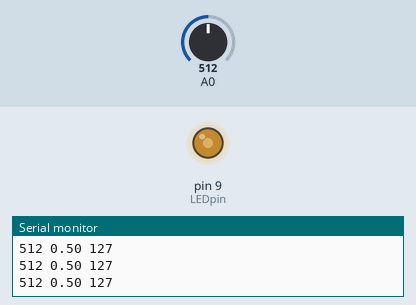
This sketch was run on a simulated Arduino Uno, built with avr-gcc and run on an emulated ATmega328P. Parts: output pins drawn as LEDs (lit = HIGH), the last lines printed to the serial monitor. Inputs (shaded band) come from the test bench; at power-on: A0 = 512.

Above: at 1.3 s.
1.4 s: A0 set to 306
At 2.4 s:
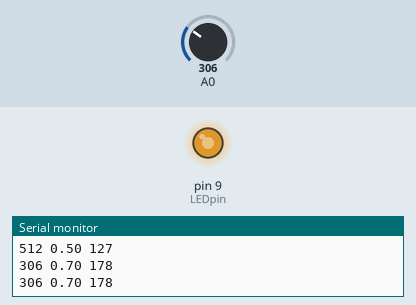
3.0 s: A0 set to 122
At 3.7 s:
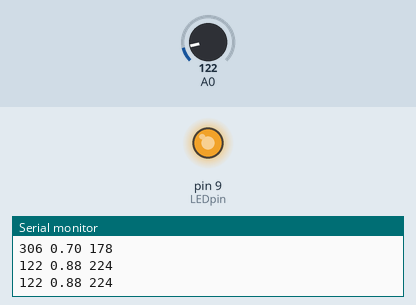
4.5 s: A0 set to 900
At 4.9 s:
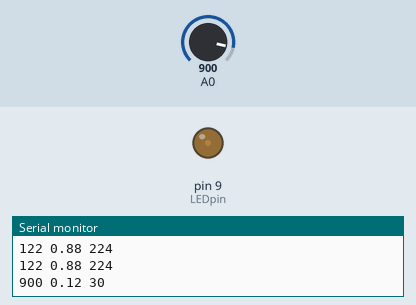
6.0 s: A0 set to 1023
At 7.2 s:
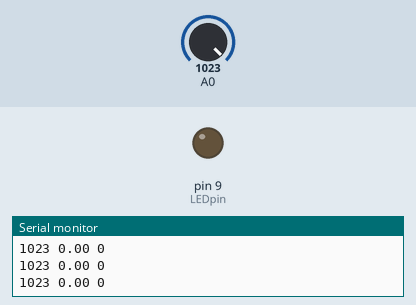
7.5 s: A0 set to 511
At 8.5 s:
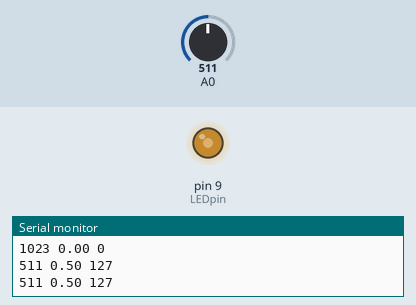
Timing chart, 0 to 10.0 s (numbered marks = the images above; inputs shaded):
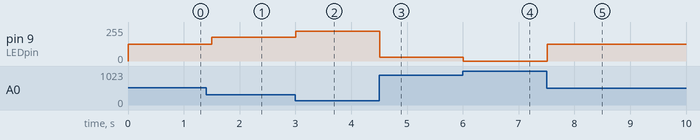

The sketch:

testPhotoCell.ino
```cpp
const int LEDpin = 9;

void setup() {
  // put your setup code here, to run once:
  Serial.begin(9600);
  pinMode(LEDpin, OUTPUT);
}

void loop() {
  // put your main code here, to run repeatedly:
  int lightVal = analogRead(A0);
  Serial.print(lightVal);
  Serial.print(" ");

  float inverse = 1.0 - (lightVal / 1023.0);
  Serial.print(inverse);
  Serial.print(" ");

  int lightStrength = inverse * 255;
  analogWrite(LEDpin, lightStrength);

  Serial.println(lightStrength);

  delay(500);
}
```

Measured:
- after the input at 1.4 s, pin 9 (LEDpin): 127/255 → 178/255 after 0.10 s
- after the input at 3.0 s, pin 9 (LEDpin): 178/255 → 224/255 at once
- after the input at 4.5 s, pin 9 (LEDpin): 224/255 → 30/255 at once
- after the input at 6.0 s, pin 9 (LEDpin): 30/255 → 0/255 at once
- after the input at 7.5 s, pin 9 (LEDpin): 0/255 → 127/255 at once
